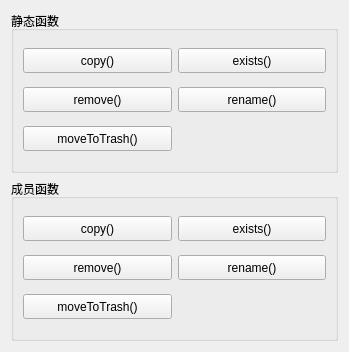
      <widget class="QWidget" name="pageFile">
       <property name="geometry">
        <rect>
         <x>0</x>
         <y>0</y>
         <width>349</width>
         <height>352</height>
        </rect>
       </property>
       <attribute name="icon">
        <iconset resource="res.qrc">
         <normaloff>:/images/images/804.bmp</normaloff>:/images/images/804.bmp</iconset>
       </attribute>
       <attribute name="label">
        <string>QFile类</string>
       </attribute>
       <layout class="QVBoxLayout" name="verticalLayout_8">
        <item>
         <widget class="QGroupBox" name="groupBox_10">
          <property name="title">
           <string>静态函数</string>
          </property>
          <layout class="QGridLayout" name="gridLayout_7">
           <item row="0" column="0">
            <widget class="QPushButton" name="pushButton_48">
             <property name="minimumSize">
              <size>
               <width>0</width>
               <height>25</height>
              </size>
             </property>
             <property name="toolTip">
              <string>Copies the file fileName to newName.</string>
             </property>
             <property name="text">
              <string>copy()</string>
             </property>
            </widget>
           </item>
           <item row="1" column="0">
            <widget class="QPushButton" name="pushButton_49">
             <property name="minimumSize">
              <size>
               <width>0</width>
               <height>25</height>
              </size>
             </property>
             <property name="toolTip">
              <string>Removes the file specified by the fileName given.</string>
             </property>
             <property name="text">
              <string>remove()</string>
             </property>
            </widget>
           </item>
           <item row="1" column="1">
            <widget class="QPushButton" name="pushButton_50">
             <property name="minimumSize">
              <size>
               <width>0</width>
               <height>25</height>
              </size>
             </property>
             <property name="toolTip">
              <string>Renames the file oldName to newName. </string>
             </property>
             <property name="text">
              <string>rename()</string>
             </property>
            </widget>
           </item>
           <item row="0" column="1">
            <widget class="QPushButton" name="pushButton_51">
             <property name="minimumSize">
              <size>
               <width>0</width>
               <height>25</height>
              </size>
             </property>
             <property name="toolTip">
              <string>Returns true if the file specified by fileName exists; otherwise returns false.</string>
             </property>
             <property name="text">
              <string>exists()</string>
             </property>
            </widget>
           </item>
           <item row="2" column="0">
            <widget class="QPushButton" name="pushButton_63">
             <property name="minimumSize">
              <size>
               <width>0</width>
               <height>25</height>
              </size>
             </property>
             <property name="toolTip">
              <string>Moves a specific file to the trash</string>
             </property>
             <property name="text">
              <string>moveToTrash()</string>
             </property>
            </widget>
           </item>
          </layout>
         </widget>
        </item>
        <item>
         <widget class="QGroupBox" name="groupBox_9">
          <property name="title">
           <string>成员函数</string>
          </property>
          <layout class="QGridLayout" name="gridLayout_5">
           <item row="0" column="0">
            <widget class="QPushButton" name="pushButton_53">
             <property name="minimumSize">
              <size>
               <width>0</width>
               <height>25</height>
              </size>
             </property>
             <property name="toolTip">
              <string>Copies the file currently specified by fileName() to a file called newName</string>
             </property>
             <property name="text">
              <string>copy()</string>
             </property>
            </widget>
           </item>
           <item row="2" column="1">
            <widget class="QPushButton" name="pushButton_56">
             <property name="minimumSize">
              <size>
               <width>0</width>
               <height>25</height>
              </size>
             </property>
             <property name="toolTip">
              <string>Renames the file currently specified by fileName() to newName. Returns true if successful; otherwise returns false.</string>
             </property>
             <property name="text">
              <string>rename()</string>
             </property>
            </widget>
           </item>
           <item row="2" column="0">
            <widget class="QPushButton" name="pushButton_55">
             <property name="minimumSize">
              <size>
               <width>0</width>
               <height>25</height>
              </size>
             </property>
             <property name="toolTip">
              <string>Removes the file specified by fileName(). Returns true if successful; otherwise returns false.</string>
             </property>
             <property name="text">
              <string>remove()</string>
             </property>
            </widget>
           </item>
           <item row="0" column="1">
            <widget class="QPushButton" name="pushButton_54">
             <property name="minimumSize">
              <size>
               <width>0</width>
               <height>25</height>
              </size>
             </property>
             <property name="toolTip">
              <string>Returns true if the file specified by fileName() exists; otherwise returns false.</string>
             </property>
             <property name="text">
              <string>exists()</string>
             </property>
            </widget>
           </item>
           <item row="3" column="0">
            <widget class="QPushButton" name="pushButton_64">
             <property name="minimumSize">
              <size>
               <width>0</width>
               <height>25</height>
              </size>
             </property>
             <property name="toolTip">
              <string>Moves the file specified by fileName() to the trash</string>
             </property>
             <property name="text">
              <string>moveToTrash()</string>
             </property>
            </widget>
           </item>
          </layout>
         </widget>
        </item>
       </layout>
      </widget>
